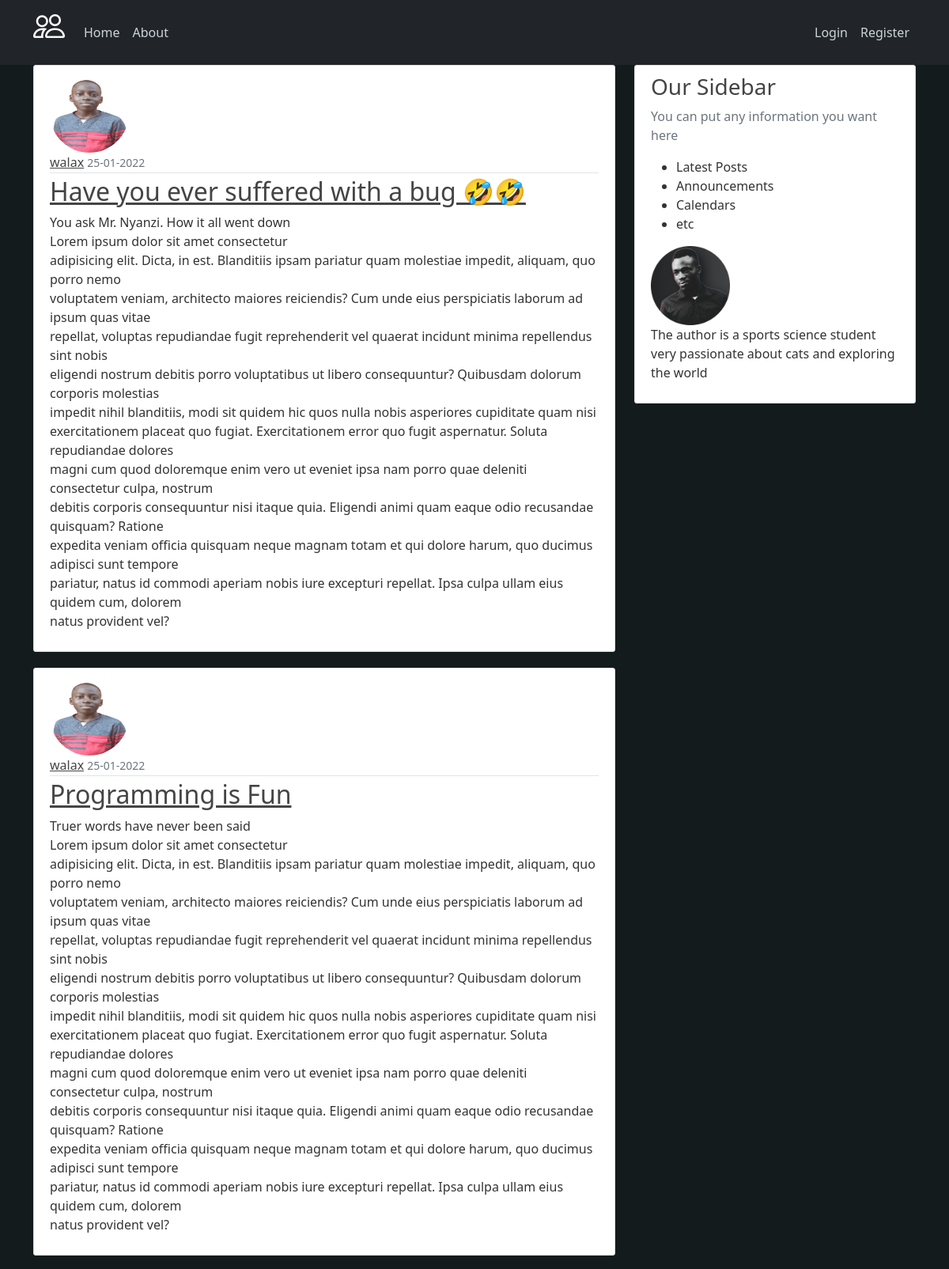
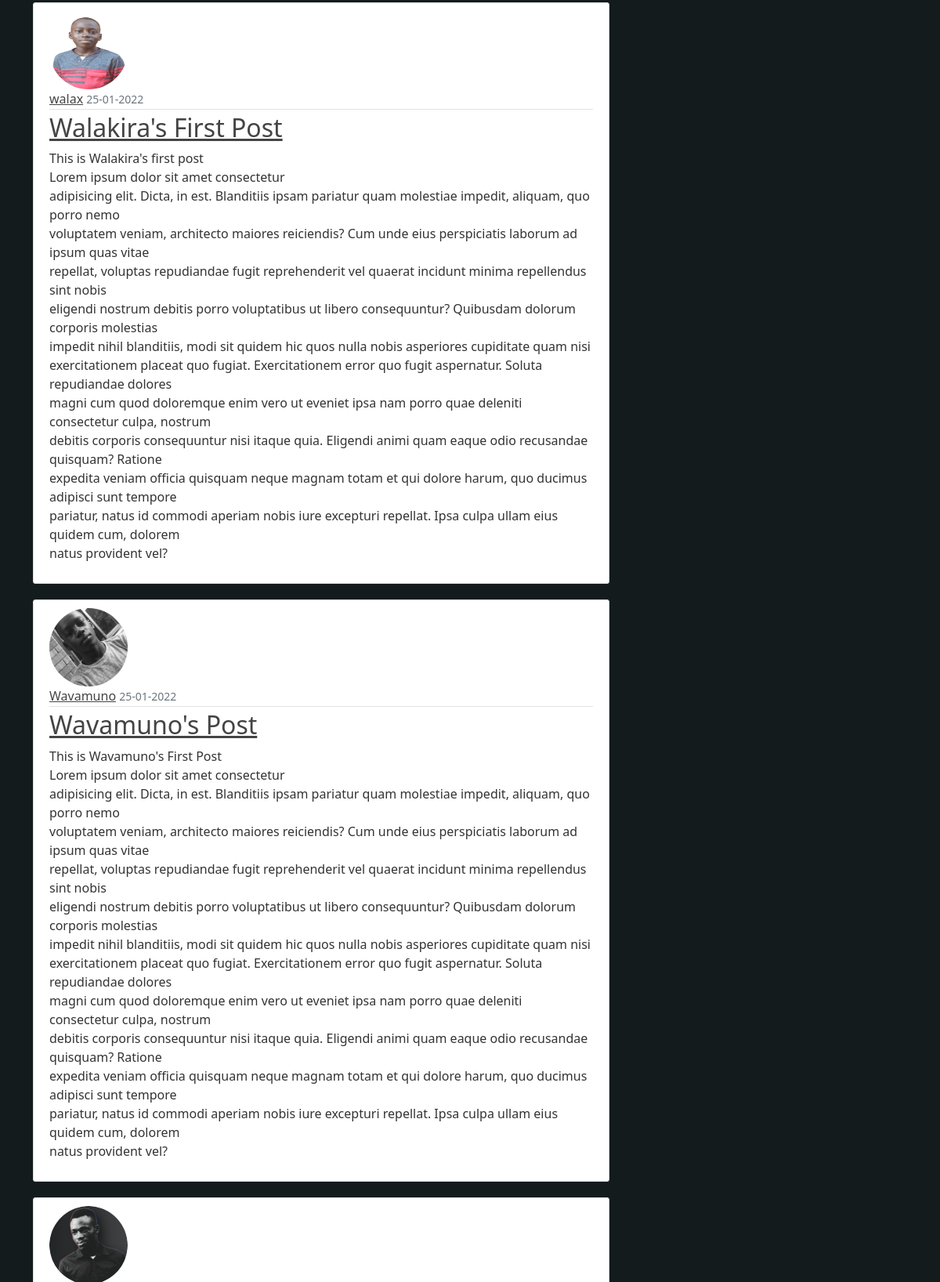
The page /home?page=2 (upper part) on the database its author committed (2 pictures, top to bottom).
### flask_blog/models.py (models this page shows, shortened)
class Post(db.Model):
    id = db.Column(db.Integer, primary_key=True)
    title = db.Column(db.String(100), nullable=False)
    date_posted = db.Column(db.DateTime, nullable=False,
                            default=datetime.utcnow)
    content = db.Column(db.Text, nullable=False)
    user_id = db.Column(db.Integer, db.ForeignKey("user.id"), nullable=False)

class User(db.Model,UserMixin):
    id = db.Column(db.Integer, primary_key=True)
    username = db.Column(db.String(20), unique=True, nullable=False)
    email = db.Column(db.String(120), unique=True, nullable=False)
    image_file = db.Column(db.String(20),default="default.jpg")
    password = db.Column(db.String(60), nullable=False)
    post = db.relationship("Post", backref="author", lazy=True)

### flask_blog/routes.py (the view)
@app.route("/")
@app.route("/home")
def home():
    page=request.args.get("page",1,type=int)
    posts=Post.query.order_by(Post.date_posted.desc()).paginate(page=page,per_page=5)
    return render_template("home.html", posts=posts)

### flask_blog/templates/home.html (shortened to what this page needs)
{% extends "layout.html" %}
{% block content %}
{% for post in posts.items %}
<article class="media content-section">
    <img id="dp" class="rounded-circle" src="{{url_for('static',filename='profile_pics/'+post.author.image_file) }}"
        alt="Profile Pic">
    <div class="media-body">
        <div class="article-metadata">
            <a href="{{ url_for('user_posts',username=post.author.username) }}" class="mr-2">{{ post. author.username }}</a>
            <small class="text-muted">{{ post.date_posted.strftime("%d-%m-%Y") }}</small>
        </div>
        <h2>
            <a href="{{ url_for('post',post_id = post.id) }}" class="article-title">{{ post.title }}</a>
        </h2>
        <p class="article-content">{{ post.content }}<br>Lorem ipsum dolor sit amet consectetur
            adipisicing elit. Dicta, in est. Blanditiis ipsam pariatur quam molestiae impedit, aliquam, quo porro nemo
            voluptatem veniam, architecto maiores reiciendis? Cum unde eius perspiciatis laborum ad ipsum quas vitae
            repellat, voluptas repudiandae fugit reprehenderit vel quaerat incidunt minima repellendus sint nobis
            eligendi nostrum debitis porro voluptatibus ut libero consequuntur? Quibusdam dolorum corporis molestias
            impedit nihil blanditiis, modi sit quidem hic quos nulla nobis asperiores cupiditate quam nisi
            exercitationem placeat quo fugiat. Exercitationem error quo fugit aspernatur. Soluta repudiandae dolores
            magni cum quod doloremque enim vero ut eveniet ipsa nam porro quae deleniti consectetur culpa, nostrum
            debitis corporis consequuntur nisi itaque quia. Eligendi animi quam eaque odio recusandae quisquam? Ratione
            expedita veniam officia quisquam neque magnam totam et qui dolore harum, quo ducimus adipisci sunt tempore
            pariatur, natus id commodi aperiam nobis iure excepturi repellat. Ipsa culpa ullam eius quidem cum, dolorem
            natus provident vel?</p>
    </div>
</article>
{% endfor %}
{% endblock content %}

### flask_blog/static/main.css (style rules this page uses)
body { background-color: rgb(19, 27, 29); color: #333333; }
img { width: 100px; height: 100px; }
h1, h2, h3, h4, h5, h6 , a { color: #444444; }
.content-section { background: #ffffff; padding: 10px 20px; border: 1px solid #dddddd; border-radius: 3px; margin-bottom: 20px; }
.article-title { color: #444444; }
.article-content { white-space: pre-line; }
.article-metadata { padding-bottom: 1px; margin-bottom: 4px; border-bottom: 1px solid #e3e3e3 }

### rows shown on the page
Post: image_file (picture), username "walax", date_posted "25-01-2022", title "Have you ever suffered with a bug 🤣🤣", content "You ask Mr. Nyanzi. How it all went down"
Post: image_file (picture), username "walax", date_posted "25-01-2022", title "Programming is Fun", content "Truer words have never been said"
Post: image_file (picture), username "walax", date_posted "25-01-2022", title "Walakira's First Post", content "This is Walakira's first post"
Post: image_file (placeholder picture), username "Wavamuno", date_posted "25-01-2022", title "Wavamuno's Post", content "This is Wavamuno's First Post"
Post: image_file (picture)
